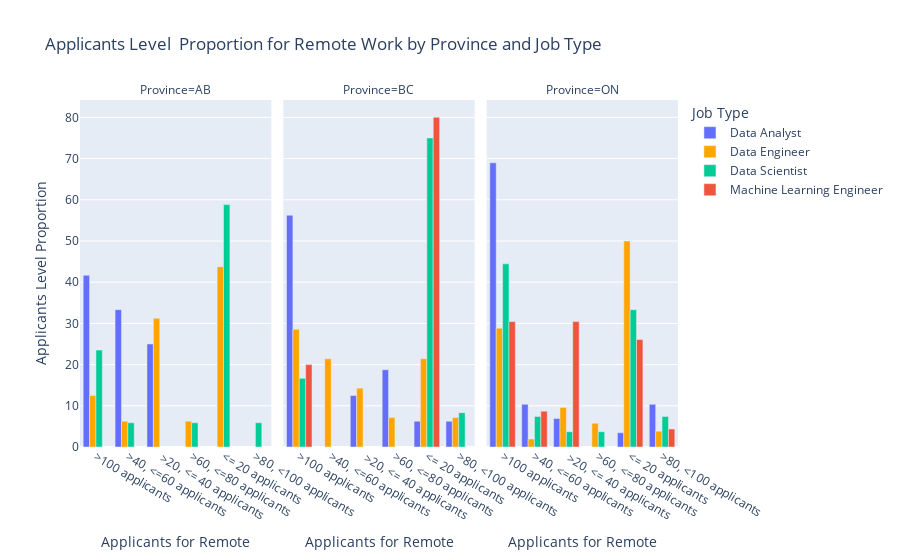

The code cell stored with this chart in its notebook:
### Code cell
#use plotly to create bar plot
fig = px.bar(df_compe,
x='competition_level',
y='proportion',
color='jobtype',
barmode='group', 
facet_col='location_province', 
title='Applicants Level  Proportion for Remote Work by Province and Job Type',
labels={'competition_level': 'Applicants for Remote', 'proportion': 'Applicants Level Proportion', 'jobtype': 'Job Type', 'location_province': 'Province'},
color_discrete_map=color_map)
#show the plot
fig.show()

### Figure 1 — Plotly figure (JSON) as saved in the notebook; plotly's stock layout.template omitted (floating-point values rounded to 4 significant figures)
{"data": [{"alignmentgroup": "True", "hovertemplate": "Job Type=Data Analyst<br>Province=AB<br>Applicants for Remote=%{x}<br>Applicants Level Proportion=%{y}<extra></extra>", "legendgroup": "Data Analyst", "marker": {"color": "#636EFA", "pattern": {"shape": ""}}, "name": "Data Analyst", "offsetgroup": "Data Analyst", "orientation": "v", "showlegend": true, "textposition": "auto", "type": "bar", "x": [">100 applicants", ">40, <=60 applicants", " >20, <= 40 applicants"], "xaxis": "x", "y": [41.67, 33.33, 25], "yaxis": "y"}, {"alignmentgroup": "True", "hovertemplate": "Job Type=Data Analyst<br>Province=BC<br>Applicants for Remote=%{x}<br>Applicants Level Proportion=%{y}<extra></extra>", "legendgroup": "Data Analyst", "marker": {"color": "#636EFA", "pattern": {"shape": ""}}, "name": "Data Analyst", "offsetgroup": "Data Analyst", "orientation": "v", "showlegend": false, "textposition": "auto", "type": "bar", "x": [">100 applicants", ">60, <=80 applicants", " >20, <= 40 applicants", "<= 20 applicants", ">80, <100 applicants"], "xaxis": "x2", "y": [56.25, 18.75, 12.5, 6.25, 6.25], "yaxis": "y2"}, {"alignmentgroup": "True", "hovertemplate": "Job Type=Data Analyst<br>Province=ON<br>Applicants for Remote=%{x}<br>Applicants Level Proportion=%{y}<extra></extra>", "legendgroup": "Data Analyst", "marker": {"color": "#636EFA", "pattern": {"shape": ""}}, "name": "Data Analyst", "offsetgroup": "Data Analyst", "orientation": "v", "showlegend": false, "textposition": "auto", "type": "bar", "x": [">100 applicants", ">40, <=60 applicants", ">80, <100 applicants", " >20, <= 40 applicants", "<= 20 applicants"], "xaxis": "x3", "y": [68.97, 10.34, 10.34, 6.897, 3.448], "yaxis": "y3"}, {"alignmentgroup": "True", "hovertemplate": "Job Type=Data Engineer<br>Province=AB<br>Applicants for Remote=%{x}<br>Applicants Level Proportion=%{y}<extra></extra>", "legendgroup": "Data Engineer", "marker": {"color": "#FFA500", "pattern": {"shape": ""}}, "name": "Data Engineer", "offsetgroup": "Data Engineer", "orientation": "v", "showlegend": true, "textposition": "auto", "type": "bar", "x": ["<= 20 applicants", " >20, <= 40 applicants", ">100 applicants", ">40, <=60 applicants", ">60, <=80 applicants"], "xaxis": "x", "y": [43.75, 31.25, 12.5, 6.25, 6.25], "yaxis": "y"}, {"alignmentgroup": "True", "hovertemplate": "Job Type=Data Engineer<br>Province=BC<br>Applicants for Remote=%{x}<br>Applicants Level Proportion=%{y}<extra></extra>", "legendgroup": "Data Engineer", "marker": {"color": "#FFA500", "pattern": {"shape": ""}}, "name": "Data Engineer", "offsetgroup": "Data Engineer", "orientation": "v", "showlegend": false, "textposition": "auto", "type": "bar", "x": [">100 applicants", "<= 20 applicants", ">40, <=60 applicants", " >20, <= 40 applicants", ">60, <=80 applicants", ">80, <100 applicants"], "xaxis": "x2", "y": [28.57, 21.43, 21.43, 14.29, 7.143, 7.143], "yaxis": "y2"}, {"alignmentgroup": "True", "hovertemplate": "Job Type=Data Engineer<br>Province=ON<br>Applicants for Remote=%{x}<br>Applicants Level Proportion=%{y}<extra></extra>", "legendgroup": "Data Engineer", "marker": {"color": "#FFA500", "pattern": {"shape": ""}}, "name": "Data Engineer", "offsetgroup": "Data Engineer", "orientation": "v", "showlegend": false, "textposition": "auto", "type": "bar", "x": ["<= 20 applicants", ">100 applicants", " >20, <= 40 applicants", ">60, <=80 applicants", ">80, <100 applicants", ">40, <=60 applicants"], "xaxis": "x3", "y": [50, 28.85, 9.615, 5.769, 3.846, 1.923], "yaxis": "y3"}, {"alignmentgroup": "True", "hovertemplate": "Job Type=Data Scientist<br>Province=AB<br>Applicants for Remote=%{x}<br>Applicants Level Proportion=%{y}<extra></extra>", "legendgroup": "Data Scientist", "marker": {"color": "#00CC96", "pattern": {"shape": ""}}, "name": "Data Scientist", "offsetgroup": "Data Scientist", "orientation": "v", "showlegend": true, "textposition": "auto", "type": "bar", "x": ["<= 20 applicants", ">100 applicants", ">80, <100 applicants", ">60, <=80 applicants", ">40, <=60 applicants"], "xaxis": "x", "y": [58.82, 23.53, 5.882, 5.882, 5.882], "yaxis": "y"}, {"alignmentgroup": "True", "hovertemplate": "Job Type=Data Scientist<br>Province=BC<br>Applicants for Remote=%{x}<br>Applicants Level Proportion=%{y}<extra></extra>", "legendgroup": "Data Scientist", "marker": {"color": "#00CC96", "pattern": {"shape": ""}}, "name": "Data Scientist", "offsetgroup": "Data Scientist", "orientation": "v", "showlegend": false, "textposition": "auto", "type": "bar", "x": ["<= 20 applicants", ">100 applicants", ">80, <100 applicants"], "xaxis": "x2", "y": [75, 16.67, 8.333], "yaxis": "y2"}, {"alignmentgroup": "True", "hovertemplate": "Job Type=Data Scientist<br>Province=ON<br>Applicants for Remote=%{x}<br>Applicants Level Proportion=%{y}<extra></extra>", "legendgroup": "Data Scientist", "marker": {"color": "#00CC96", "pattern": {"shape": ""}}, "name": "Data Scientist", "offsetgroup": "Data Scientist", "orientation": "v", "showlegend": false, "textposition": "auto", "type": "bar", "x": [">100 applicants", "<= 20 applicants", ">40, <=60 applicants", ">80, <100 applicants", ">60, <=80 applicants", " >20, <= 40 applicants"], "xaxis": "x3", "y": [44.44, 33.33, 7.407, 7.407, 3.704, 3.704], "yaxis": "y3"}, {"alignmentgroup": "True", "hovertemplate": "Job Type=Machine Learning Engineer<br>Province=BC<br>Applicants for Remote=%{x}<br>Applicants Level Proportion=%{y}<extra></extra>", "legendgroup": "Machine Learning Engineer", "marker": {"color": "#EF553B", "pattern": {"shape": ""}}, "name": "Machine Learning Engineer", "offsetgroup": "Machine Learning Engineer", "orientation": "v", "showlegend": true, "textposition": "auto", "type": "bar", "x": ["<= 20 applicants", ">100 applicants"], "xaxis": "x2", "y": [80, 20], "yaxis": "y2"}, {"alignmentgroup": "True", "hovertemplate": "Job Type=Machine Learning Engineer<br>Province=ON<br>Applicants for Remote=%{x}<br>Applicants Level Proportion=%{y}<extra></extra>", "legendgroup": "Machine Learning Engineer", "marker": {"color": "#EF553B", "pattern": {"shape": ""}}, "name": "Machine Learning Engineer", "offsetgroup": "Machine Learning Engineer", "orientation": "v", "showlegend": false, "textposition": "auto", "type": "bar", "x": [" >20, <= 40 applicants", ">100 applicants", "<= 20 applicants", ">40, <=60 applicants", ">80, <100 applicants"], "xaxis": "x3", "y": [30.43, 30.43, 26.09, 8.696, 4.348], "yaxis": "y3"}], "layout": {"annotations": [{"font": {}, "showarrow": false, "text": "Province=AB", "x": 0.16, "xanchor": "center", "xref": "paper", "y": 1, "yanchor": "bottom", "yref": "paper"}, {"font": {}, "showarrow": false, "text": "Province=BC", "x": 0.5, "xanchor": "center", "xref": "paper", "y": 1, "yanchor": "bottom", "yref": "paper"}, {"font": {}, "showarrow": false, "text": "Province=ON", "x": 0.84, "xanchor": "center", "xref": "paper", "y": 1, "yanchor": "bottom", "yref": "paper"}], "barmode": "group", "legend": {"title": {"text": "Job Type"}, "tracegroupgap": 0}, "title": {"text": "Applicants Level  Proportion for Remote Work by Province and Job Type"}, "xaxis": {"anchor": "y", "domain": [0, 0.32], "title": {"text": "Applicants for Remote"}}, "xaxis2": {"anchor": "y2", "domain": [0.34, 0.66], "matches": "x", "title": {"text": "Applicants for Remote"}}, "xaxis3": {"anchor": "y3", "domain": [0.68, 1.0], "matches": "x", "title": {"text": "Applicants for Remote"}}, "yaxis": {"anchor": "x", "domain": [0, 1], "title": {"text": "Applicants Level Proportion"}}, "yaxis2": {"anchor": "x2", "domain": [0, 1], "matches": "y", "showticklabels": false}, "yaxis3": {"anchor": "x3", "domain": [0, 1], "matches": "y", "showticklabels": false}}}
